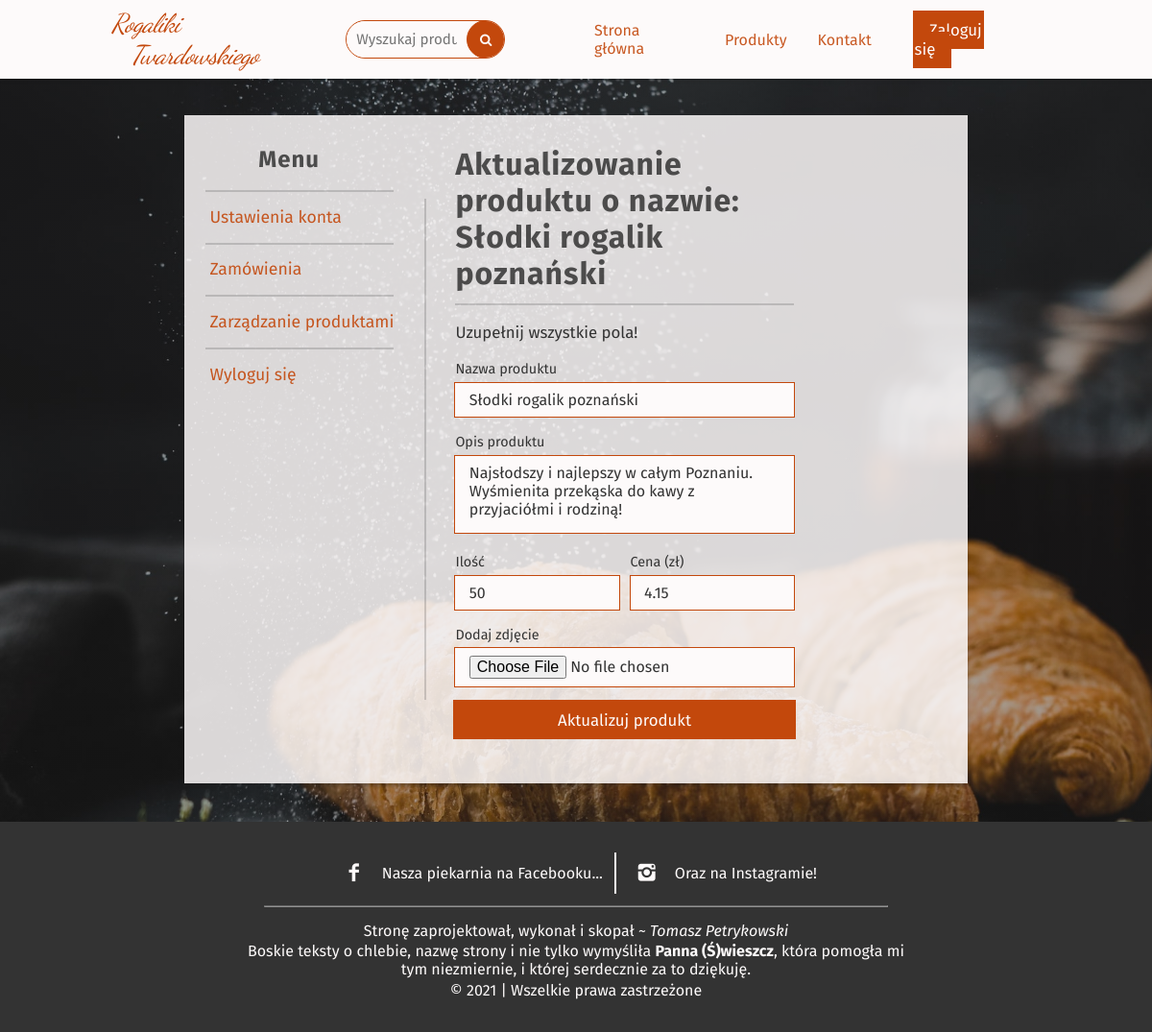
The app's page /scripts/php/user/update_product.php?id=1 with its own data.
### tables this page shows
CREATE TABLE `products` (
  `id` int(11) NOT NULL,
  `name` varchar(255) NOT NULL,
  `image` varchar(255) DEFAULT NULL,
  `description` text DEFAULT NULL,
  `price` decimal(10,2) NOT NULL,
  `quantity` int(11) NOT NULL,
  `created_at` datetime DEFAULT current_timestamp(),
  `created_by` int(11) DEFAULT NULL
);

### scripts/php/user/update_product.php (the view, shortened to what this page needs)
<?php
    require_once '../db_connect.php';
    if (isset($_GET['id'])) {
        $id = $_GET['id'];
    } else {
        $id = null;
    }
    $table_name = 'products';
    $result = $connection -> query("SELECT * FROM $table_name WHERE id = '$id';");
    $row = $result -> fetch_assoc();
    $product_name = $row['name'];
    $product_desc = $row['description'];
    $product_price = $row['price'];
    $product_quantity = $row['quantity'];
?>
<?php
    $account_url = './account.php';
    $logout_url = '../logout.php';
?>
<!DOCTYPE html>
<html lang="pl">
	<head>
		<link rel="stylesheet" href="../../css/main.css" />
		<link rel="stylesheet" href="../../css/user.css" />
		<link rel="stylesheet" href="../../../assets/icons/css/fontello.css" />
	</head>
	<body>
		<?php include '../essentials/main_navbar.php' ?>
		<main>
			<div class="spacer"></div>
			<section class="user-main">
				<div class="wrapper">
					<div class="user-nav">
						<nav class="nav-sidebar">
							<h2 class="text-header small">Menu</h2>
							<hr class="separator menu-sep">
							<ul>
								<li>
									<a href="<?php if(!empty($account_url)) echo $account_url; ?>" class="side-links">Ustawienia konta</a>
								</li>
								<hr class="separator menu-sep">
								<li><a href="./orders.php" class="side-links">Zamówienia</a></li>
								<hr class="separator menu-sep">
								<li><a href="./products_managment.php" class="side-links">Zarządzanie produktami</a></li>
								<hr class="separator menu-sep">
								<li>
									<a href="<?php if(!empty($logout_url)) echo $logout_url; ?>" class="side-links">Wyloguj się</a>
								</li>
							</ul>
						</nav>
					</div>
					<div class="user-main-content">
                        <div class="user-info">
							<h2 class="text-header">Aktualizowanie produktu o nazwie: <?php echo $product_name ?></h2>
							<hr class="separator" style="width: 100%; border: 1px solid var(--clr-darkish-black); opacity: 0.2;">
							<p class="text-paragraph">Uzupełnij wszystkie pola!</p>
						</div>
						<div class="user-form">
							<form action="" method="POST" enctype="multipart/form-data">
                                <div class="input-wrapper">
                                    <label class="info" for="name">Nazwa produktu</label>
                                    <input
                                        type="text"
                                        class="input text"
                                        name="name"
                                        placeholder="Nazwa produktu"
                                        aria-label="Nazwa produktu"
                                        value="<?php echo $product_name; ?>"
                                    />
                                </div>
								<div class="input-wrapper">
									<label class="info" for="product_desc">Opis produktu</label>
									<textarea
										class="input textarea"
										name="product_desc"
										placeholder="Opis produktu"
										aria-label="Opis produktu"
                                    ><?php echo $product_desc; ?></textarea>
								</div>
								<div class="input-wrapper">
                                    <div class="input-next-to-input">
                                        <div class="product-input-wrapper">
                                            <label class="info" for="product-quantity">Ilość</label>
                                            <input
                                                type="number"
                                                class="input number"
                                                name="product_quantity"
                                                placeholder="Ilość"
                                                aria-label="Ilość"
                                                value="<?php echo $product_quantity ?>"
                                            />
                                        </div>
                                        <div class="product-input-wrapper">
                                            <label class="info" for="product_prize">Cena (zł)</label>
                                            <input
                                                type="number"
                                                class="input number"
                                                name="product_price"
                                                placeholder="Cena"
                                                aria-label="Cena"
                                                step="0.01"
                                                value="<?php echo $product_price ?>"
                                            />
                                        </div>
                                    </div>
								</div>
								<div class="input-wrapper">
									<label class="info" for="product_img">Dodaj zdjęcie</label>
                                    <input
                                        type="file"
                                        class="input file"
                                        name="product_img"
                                        placeholder="Dodaj zdjęcie"
                                        aria-label="Dodaj zdjęcie"
                                        value="Dodaj"
                                    />
                                </div>
								<div class="input-wrapper">
									<input
                                        class="input main-btn"
                                        type="submit"
                                        name="submit"
                                        value="Aktualizuj produkt"
                                    />
								</div>
							</form>
						</div>
                    </div>
                </div>
			</section>
		</main>
		<?php include '../essentials/footer.php' ?>
	</body>
</html>

### scripts/css/main.css (style rules this page uses)
:root { --clr-main-accent: #c3480c; --clr-white: rgba(253, 250, 250); --clr-darkish-black: #333; --clr-darker-main: #c33400; --font-main: "Fira Sans", sans-serif; --font-logo: "Dancing Script", serif; --section-height: calc(100vh - 5em); }
* { margin: 0; padding: 0; -webkit-box-sizing: border-box; -moz-box-sizing: border-box; box-sizing: border-box; }
.text-header { font-size: 2rem; letter-spacing: 1px; color: var(--clr-darkish-black); opacity: 0.85; }
.text-paragraph { margin-top: 1em; line-height: 1.4; font-size: 1.05rem; color: var(--clr-darkish-black); }
.small { font-size: 1.5rem; }
body { font-family: var(--font-main); background-color: var(--clr-white); }
main { width: 100%; }
.spacer { width: 100%; height: 80px; }
.separator { width: 70%; margin: 0.75em 0; opacity: 0.5; }
.input { width: 100%; border: none; outline: 1px solid var(--clr-main-accent); font-family: var(--font-main); font-size: 1rem; color: var(--clr-darkish-black); padding: 0.5em 0.9em; background-color: var(--clr-white); transition: outline-offset 100ms ease-in-out; }
.textarea { resize: none; height: 5em; }
.error, .success, .info { width: 100%; text-align: left; font-size: 0.9rem; margin-bottom: 0.4em; display: inline-block; color: var(--clr-darkish-black); }
.main-btn { background-color: var(--clr-main-accent); color: var(--clr-white); font-size: 1.05rem; font-family: var(--font-main); text-decoration: none; padding: 0.5em 0.9em; border: none; outline: 2px solid var(--clr-main-accent); transition: background-color 250ms ease-in-out; }

### scripts/css/user.css (style rules this page uses)
.user-main { width: 100%; min-height: var(--section-height); justify-content: center; padding: 2.5rem 12rem; background-image: linear-gradient(to right, rgba(30, 30, 30, 0.35), rgba(30, 30, 30, 0.35)), url("../../assets/img/slider/img3.jpg"); background-repeat: no-repeat, no-repeat; background-position: center center, center center; background-size: cover, cover; background-attachment: fixed; }
.wrapper { display: grid; grid-template-columns: max-content auto; grid-template-rows: 100%; width: 100%; height: 100%; background-color: rgba(253, 250, 250, 0.85); box-shadow: 0 3px 3px rgba(30, 30, 30, 0.3); }
.user-nav { grid-column: 1 / 2; padding: 2em 0; margin-right: 1em; }
.nav-sidebar { width: 100%; }
.nav-sidebar h2 { margin-bottom: 0.75em; text-align: center; }
.menu-sep { width: 90%; opacity: 0.2; border: 1px solid var(--clr-darkish-black); margin: 0; margin-left: auto; }
.nav-sidebar ul { display: flex; justify-content: center; align-items: center; flex-direction: column; }
.nav-sidebar ul li { list-style-type: none; width: 100%; }
.side-links { position: relative; font-size: 1.1rem; text-decoration: none; color: var(--clr-main-accent); padding: 0.75em 0 0.75em 1.5em; margin: 0.15em 0; width: 100%; display: block; opacity: 0.9; outline: none; transition: opacity 200ms ease-in-out; }
.side-links::after, .side-links::before { content: ""; position: absolute; left: 0; height: 50%; width: 5px; background-color: var(--clr-main-accent); transform: scaleY(0); transition: transform 250ms ease-in-out; }
.side-links::after { top: 0; transform-origin: top; }
.side-links::before { bottom: 0; transform-origin: bottom; }
.user-main-content { grid-column: 2 / 3; padding: 2em 4em 2em 2em; position: relative; margin-left: 1em; display: flex; flex-direction: column; }
.user-main-content::before { position: absolute; content: ""; top: 50%; left: 0; transform: translateY(-50%); width: 2px; height: 75%; background-color: var(--clr-darkish-black); opacity: 0.2; }
.user-info { width: 75%; }
.user-info p { margin-top: 1em; }
.user-form { width: 75%; }
.input-wrapper { margin: 1em 0; width: 100%; }
.input-next-to-input { width: 100%; display: flex; align-items: center; }
.input-next-to-input .product-input-wrapper { width: 100%; }
.input-next-to-input .product-input-wrapper + .product-input-wrapper { margin-left: 0.75em; }

### records on screen
products: name "Słodki rogalik poznański", product_desc "Najsłodszy i najlepszy w całym Poznaniu. Wyśmienita przekąska do kawy z przyjaciółmi i rodziną!", product_quantity "50", product_price "4.15"
